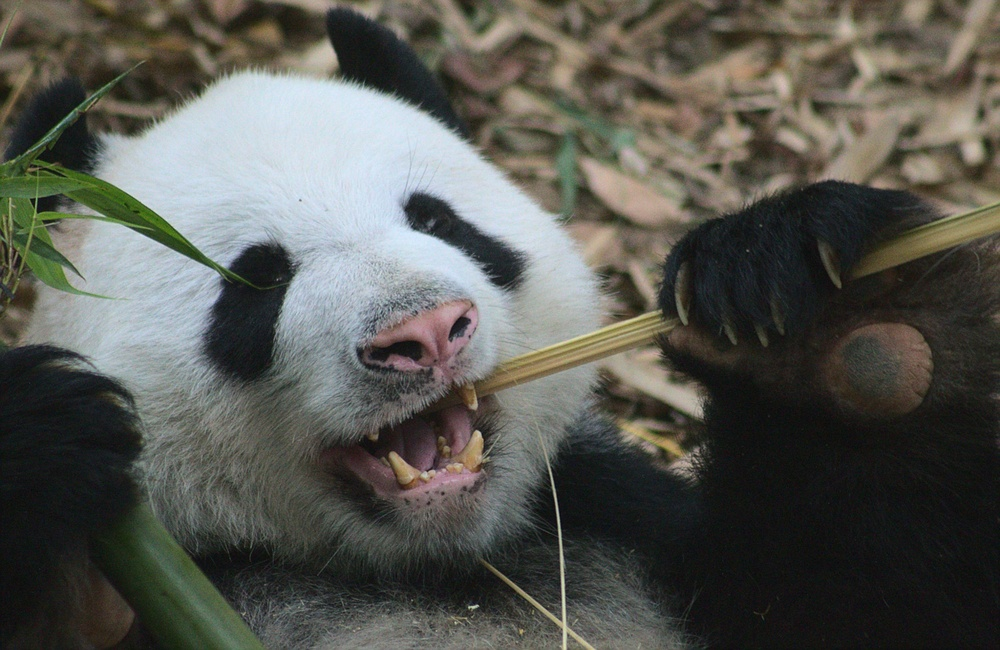
#> input picture share/data/panda.jpg, 1000 x 650 px, shrunk from 2000 x 1300 before the run, found by its file name
$ python saturation.py
#> lines starting #> are read from the running program, lines starting #| are printed output that depends on the picture; long printed decimals are rounded
#!/usr/bin/env python3
# -*- coding: utf-8 -*-
"""
This module contains a function to evaluate the saturation of an image.

Created on Wed Apr 10 11:49:45 2018
Last edited on Fri Aug 2 11:46:24 2024

@author: Giulio Gabrieli (gack94@gmail.com)
"""

###############################################################################
#                                                                             #
#                                   Libraries                                 #
#                                                                             #
###############################################################################

import os # to handle filesystem files
import cv2 # for image manipulation
import numpy as np # numerical computation
import pandas as pd # (not used in this script, but imported)

###############################################################################
#                                                                             #
#                              Saturation                                     #
#                                                                             #
###############################################################################

""" This section handles the computation of the saturation of an image. """

def saturation(img):
    """
    This function evaluates the saturation of an image.

    The image is first converted to the HSV color space, then the mean saturation value is computed.

    :param img: Image to analyze, in RGB format.
    :type img: numpy.ndarray
    :return: Mean saturation value of the image.
    :rtype: float
    """

    img_hsv = cv2.cvtColor(img, cv2.COLOR_BGR2HSV) / 255  # Convert image to HSV color space and normalize to [0, 1]
    saturation = img_hsv[:, :, 1].mean()  # Compute the mean of the Saturation channel

    return saturation  # Return the mean saturation value

###############################################################################
#                                                                             #
#                                  DEBUG                                      #
#                                                                             #
###############################################################################

""" For debug purposes: reads sample images and computes their saturation values. """

if __name__ == '__main__':

    basepath = os.path.dirname(os.path.realpath(__file__))

    # Path to a sample image for debugging   # Set the data path to use sample images
    data_folder = basepath + "/../share/data/"

    # Path to a sample image
    sample_img = data_folder + "panda.jpg"

    img = cv2.imread(sample_img)  # Read the image
#> img is the input picture: shape (650, 1000, 3); mean B, G, R 81.5, 87.9, 87.5
    print(sample_img, saturation(img))  # Print the image path and its saturation value
#> in saturation, `img_hsv = cv2.cvtColor(img, cv2.COLOR_BGR2HSV) / 255`:
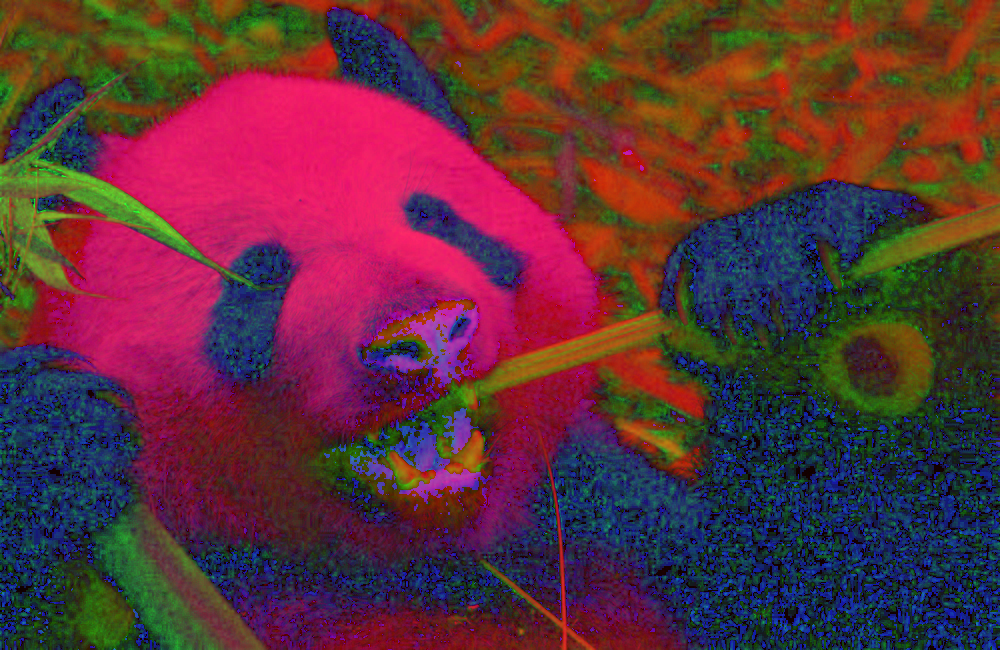
#> img_hsv: shape (650, 1000, 3) float64; mean B, G, R 0.228, 0.19, 0.366
#> in saturation, `saturation = img_hsv[:, :, 1].mean()`: saturation = 0.19
#| build/lib/pyaesthetics/../share/data/panda.jpg 0.1902

$ run again, with share/data/800px-Multi-color_leaf_with_saturation.jpg copied over share/data/panda.jpg
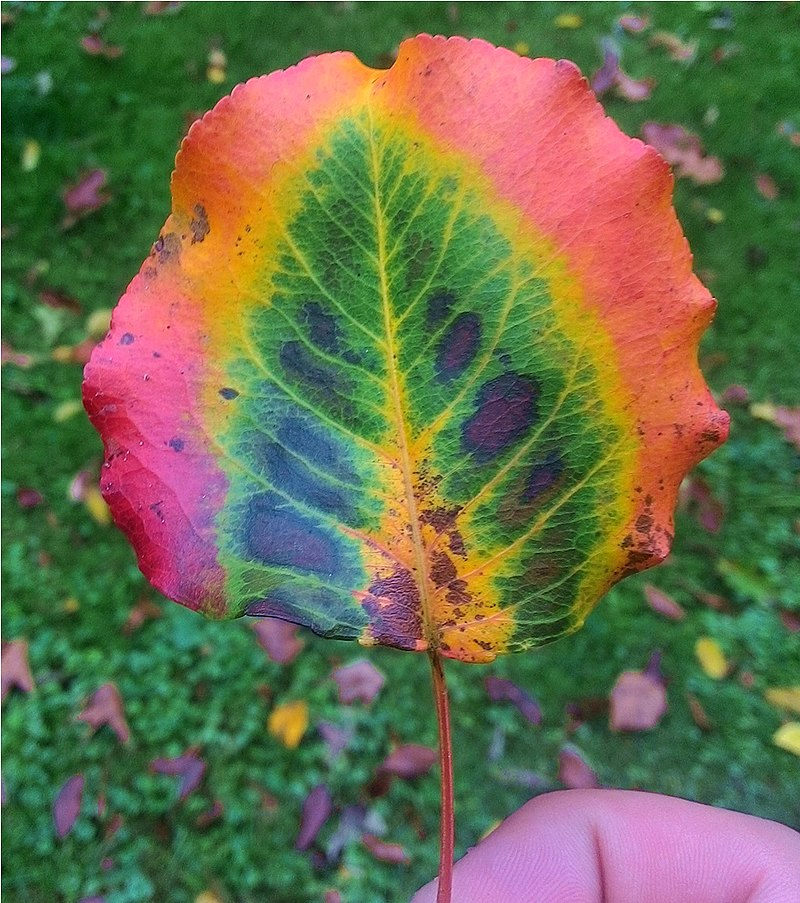
#> input picture share/data/800px-Multi-color_leaf_with_saturation.jpg, 800 x 903 px, found by its file name
#> img is the input picture: shape (903, 800, 3); mean B, G, R 77.3, 109.8, 106.7
#> in saturation, `img_hsv = cv2.cvtColor(img, cv2.COLOR_BGR2HSV) / 255`:
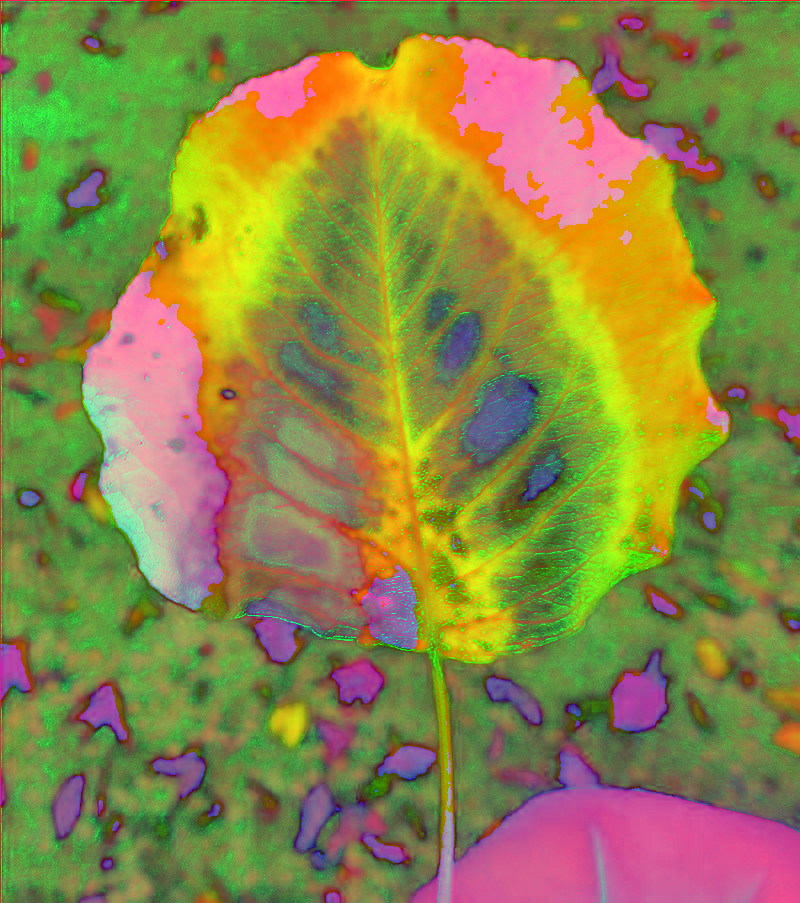
#> img_hsv: shape (903, 800, 3) float64; mean B, G, R 0.271, 0.53, 0.54
#> saturation = 0.53
#| build/lib/pyaesthetics/../share/data/panda.jpg 0.5301

$ run again, with share/data/800px-Multi-color_leaf_without_saturation.jpg copied over share/data/panda.jpg
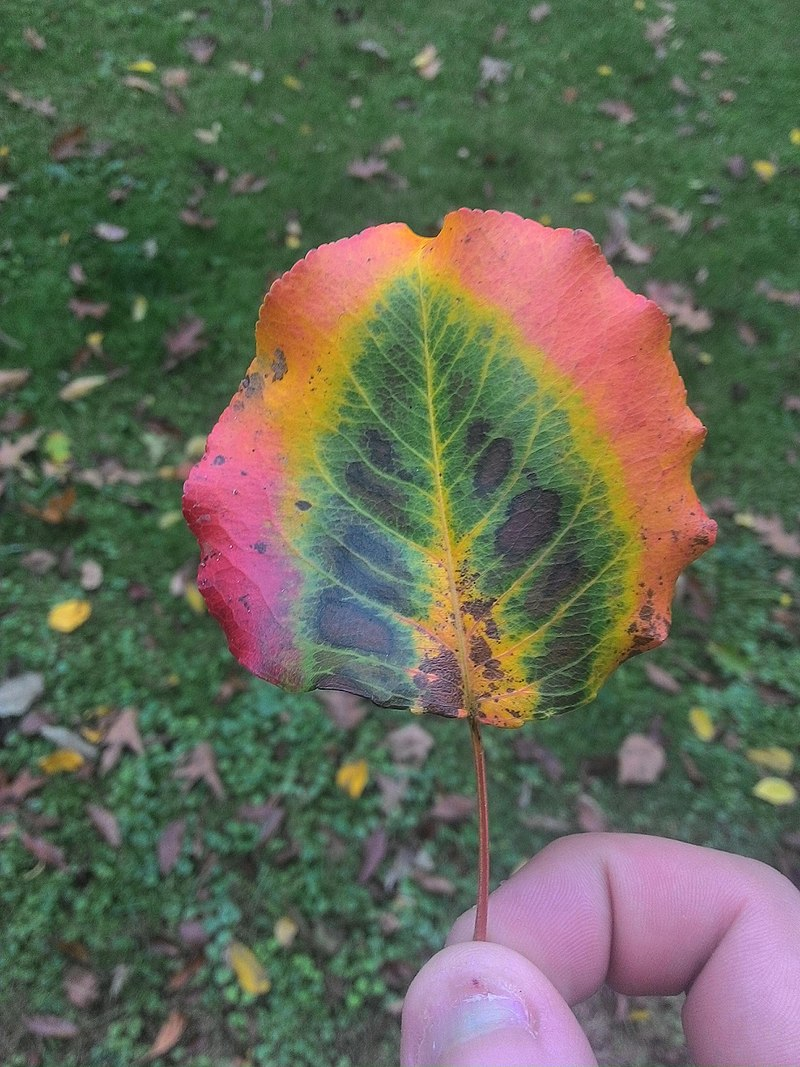
#> input picture share/data/800px-Multi-color_leaf_without_saturation.jpg, 800 x 1067 px, found by its file name
#> img is the input picture: shape (1067, 800, 3); mean B, G, R 86.9, 104.2, 100.4
#> in saturation, `img_hsv = cv2.cvtColor(img, cv2.COLOR_BGR2HSV) / 255`:
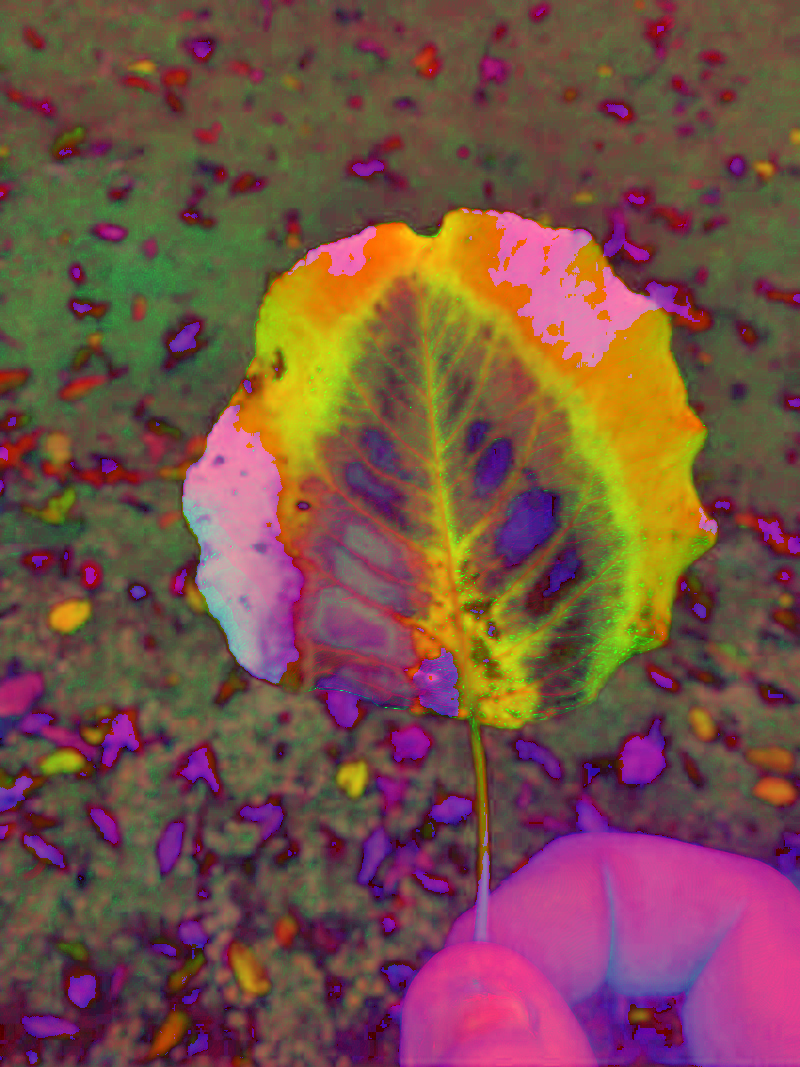
#> img_hsv: shape (1067, 800, 3) float64; mean B, G, R 0.281, 0.314, 0.467
#> saturation = 0.314
#| build/lib/pyaesthetics/../share/data/panda.jpg 0.3142

$ run again, with share/data/books.jpg copied over share/data/panda.jpg
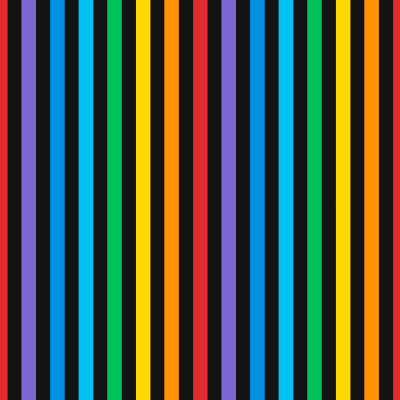
#> input picture share/data/books.jpg, 400 x 400 px, found by its file name
#> img is the input picture: shape (400, 400, 3); mean B, G, R 69, 85, 71.9
#> in saturation, `img_hsv = cv2.cvtColor(img, cv2.COLOR_BGR2HSV) / 255`:
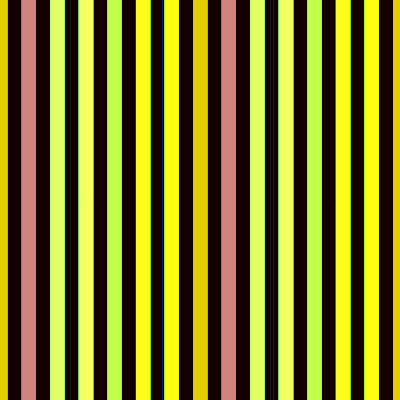
#> img_hsv: shape (400, 400, 3) float64; mean B, G, R 0.134, 0.477, 0.496
#> saturation = 0.477
#| build/lib/pyaesthetics/../share/data/panda.jpg 0.4775
